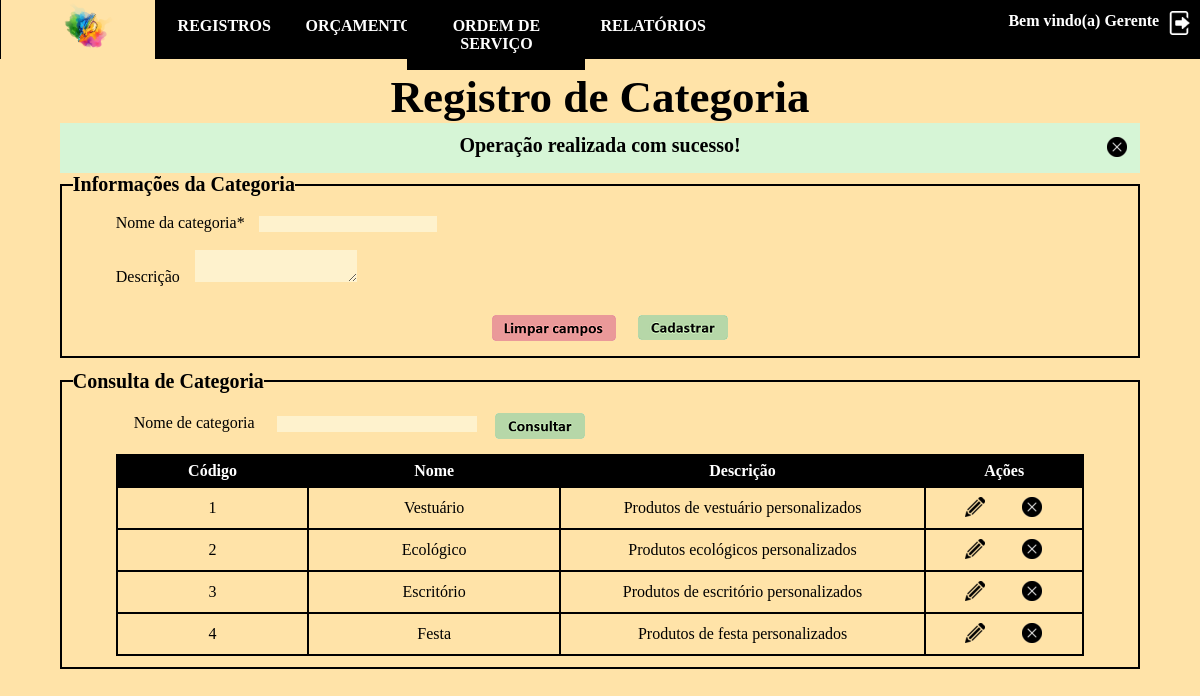
The page /php/registroCategoriaForm.php?retorno=1 (signed in) on the database its author committed.
### tables this page shows
CREATE TABLE `categorias` (
  `codigo` int(10) UNSIGNED NOT NULL COMMENT 'Armazena o código da categoria.',
  `nome` varchar(25) NOT NULL COMMENT 'Armazena o nome da categoria.',
  `descricao` text COMMENT 'Armazena a descrição da categoria.'
);

### php/registroCategoriaForm.php (the view, shortened to what this page needs)
<?php
		if(isset($_SESSION['nivelLogado'])==true && $_SESSION['nivelLogado']==1){
?>
<!DOCTYPE html>
<html lang="pt-br">
<head>
	<link rel="stylesheet" href="../css/registroCategoria.css">
</head>
<body>
<?php include("menuGerente.php"); ?>
<main>
	<br><br><br>
	<h1>Registro de Categoria</h1>
	<div>
		<?php
			if(isset($_GET['retorno'])==true){
				if($_GET['retorno']==1){
					include("../alertas/sucesso.php");
				}else if ($_GET['retorno']==0){
					include("../alertas/erro.php");
				}else if($_GET['retorno']==2){
					include("../alertas/erroExclusaoCategoria.php");
				}
			}
		?>
	</div>
	<fieldset>
		<legend class="titulo">Informações da Categoria</legend><br>
		<form action="registroCategoria.php" method="POST" onsubmit="return validarCampos()">
				<label for="nomeCategoria" class="campos">Nome da categoria*</label>
				<input type="text" name="nomeCat" id="nomeCat" class="camposForm" size="22px" onkeypress="return onlyChars(event)">
				<br><br>
				<label for="descricao" class="campos" id="campoDesc">Descrição</label>
				<textarea type="text" name="descricao" id="descricao" class="camposForm"></textarea><br><br>
				<button type="reset" class="botoes" id="botaoLimparCampos">
				<img src="../img/limpar_campos.png"></button>
				<button type="submit" class="botoes">
				<img src="../img/cadastrar.png"></button>
		</form>
	</fieldset>
	<fieldset>
		<legend class="titulo">Consulta de Categoria</legend>
		<form action="#" method="GET">
			<table id="tabelaConsulta">
				<tr>
					<td><label for="consultaNomeCate" id="consultaNome" >Nome de categoria</label></td>
					<td><input type="text" id="consultaNomeCate" name="consultaNome" class="camposForm" size="25px" onkeypress="return onlyChars(event)"></td>
					<td><button type="submit" class="botoes" id="botaoConsultar"><img src="../img/consultar.png"></button></td>
				</tr>
				</table>
		</form>
		<table border="1" id="tabelaCategoria">
		<tr>
			<th class="nomeColuna">Código</th>
			<th class="nomeColuna">Nome</th>
			<th class="nomeColuna">Descrição</th>
			<th class="nomeColuna">Ações</th>
		</tr>
		<?php
			require_once("conexaoBanco.php");
			if(isset($_GET['consultaNome'])==false){
				$comando="SELECT * FROM categorias";
			}else if (isset($_GET['consultaNome'])==true && $_GET['consultaNome']==""){
			$comando="SELECT * FROM categorias";
			}else if (isset($_GET['consultaNome'])==true && $_GET['consultaNome']!=""){
					$busca = $_GET['consultaNome'];
					$comando="SELECT * FROM categorias WHERE nome LIKE '".$busca."%'";
			}
			$resultado = mysqli_query($conexao,$comando);
			$linhas=mysqli_num_rows($resultado);
			if($linhas==0){
		?>
				<tr>
					<td colspan="4">Nenhuma categoria encontrada</td>
				</tr>
		<?php
			}
			else{
				$categoriasRetornadas = array();
				while($cadaLinha = mysqli_fetch_assoc($resultado)){
					array_push($categoriasRetornadas,$cadaLinha);
				}
				foreach($categoriasRetornadas as $cadaCategoria){
		?>
				<tr>
				 	<td><?=$cadaCategoria['codigo'];?></td>
					<td><?=$cadaCategoria['nome'];?></td>
				 	<td><?=$cadaCategoria['descricao'];?></td>
					<td>
				 	<form action="editaCategoriaForm.php" method="POST">
				 		<button type="submit" class="icones"><img src="../img/editar.png"></button>
				 	</form>
					<form action="excluiCategoria.php" id="espacoBotao" method="POST" onsubmit="return confirmarExclusao()">
				 		<button type="submit" class="icones"><img src="../img/excluir.png"></button>
				 	</form>
				 	</td>
				 </tr>
			 <?php
					}
				 }
			 ?>
		</table>
	</fieldset>
</main>
</html>
<?php
}else{
	header("Location: ../paginasSite/login.php");
}
?>

### css/registroCategoria.css (style rules this page uses)
* { margin: 0px; padding: 0px; font-family: "Lucida Sans Unicode"; }
html { background-color:#FFE3A8; }
input { background-color:#FEF2CD; border:none; }
textarea { background-color:#FEF2CD; border:none; }
fieldset { border: 2px solid black; margin-left: 5%; margin-right: 5%; margin-bottom: 1%; }
h1 { font-family: Freestyle Script; font-size: 45px; text-align: center; color: black; }
.titulo { font-family: Lucida Sans Unicode; font-size: 20px; color: black; font-weight: bold; margin-left: 1%; }
#campoDesc { margin-bottom: -10px; }
.campos { font-family: Lucida Sans Unicode; margin-left: 5%; }
.camposForm { font-family: Lucida Sans Unicode; margin-left: 1%; }
.nomeColuna { font-family: Lucida Sans Unicode; font-size: 16px; height: 30px; width: 5px; }
#consultaNome { margin-left: none; }
#tabelaConsulta { width: 45%; border: none; background-color: transparent; }
#consultaNome { margin-left:10%; }
#tabelaConsulta td { border: none; background-color: transparent; }
#tabelaCategoria { border: 1px solid black; width: 90%; }
table, th, td { border-collapse: collapse; border: 2px solid black; margin-bottom: 1%; }
table { margin-top:1%; margin-left: 5%; text-align: center; }
th { height: 30px; background-color:black; color:white; }
td { height: 40px; background-color:#FFE3A8; }
.botoes { border: none; background-color: transparent; float: left; margin-left:2%; margin-top:1%; margin-bottom: 1%; }
.icones { border: none; background-color: transparent; float: left; margin-left:25%; margin-top:1%; }
#botaoLimparCampos { margin-left: 40%; }
#botaoConsultar { margin: 0 0 0 1%; padding-top: 10px; }
#espacoBotao { margin-left:10px; }

### css/menuGerente.css (style rules this page uses)
* { margin: 0px; padding: 0px; font-family: "Lucida Sans Unicode"; }

### rows shown on the page
categorias: codigo "1", nome "Vestuário", descricao "Produtos de vestuário personalizados"
categorias: codigo "2", nome "Ecológico", descricao "Produtos ecológicos personalizados"
categorias: codigo "3", nome "Escritório", descricao "Produtos de escritório personalizados"
categorias: codigo "4", nome "Festa", descricao "Produtos de festa personalizados"
